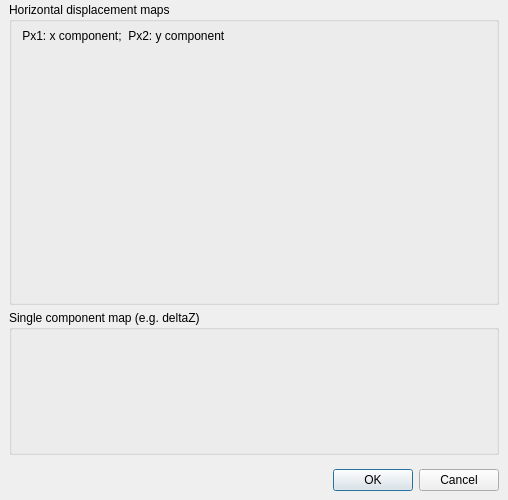
<?xml version="1.0" encoding="UTF-8"?>
<ui version="4.0">
 <class>Dialog_MicMacStepValueAndSpatialResolution</class>
 <widget class="QDialog" name="Dialog_MicMacStepValueAndSpatialResolution">
  <property name="geometry">
   <rect>
    <x>0</x>
    <y>0</y>
    <width>510</width>
    <height>498</height>
   </rect>
  </property>
  <property name="sizePolicy">
   <sizepolicy hsizetype="Fixed" vsizetype="Ignored">
    <horstretch>0</horstretch>
    <verstretch>0</verstretch>
   </sizepolicy>
  </property>
  <property name="minimumSize">
   <size>
    <width>510</width>
    <height>330</height>
   </size>
  </property>
  <property name="maximumSize">
   <size>
    <width>510</width>
    <height>65535</height>
   </size>
  </property>
  <property name="windowTitle">
   <string>Set pixel conversion factors</string>
  </property>
  <property name="modal">
   <bool>true</bool>
  </property>
  <layout class="QVBoxLayout" name="verticalLayout_2">
   <property name="spacing">
    <number>5</number>
   </property>
   <property name="sizeConstraint">
    <enum>QLayout::SetMinAndMaxSize</enum>
   </property>
   <property name="leftMargin">
    <number>9</number>
   </property>
   <property name="topMargin">
    <number>2</number>
   </property>
   <property name="rightMargin">
    <number>9</number>
   </property>
   <property name="bottomMargin">
    <number>0</number>
   </property>
   <item>
    <widget class="QGroupBox" name="groupBox_PX1PX2">
     <property name="sizePolicy">
      <sizepolicy hsizetype="Fixed" vsizetype="Fixed">
       <horstretch>0</horstretch>
       <verstretch>0</verstretch>
      </sizepolicy>
     </property>
     <property name="minimumSize">
      <size>
       <width>490</width>
       <height>303</height>
      </size>
     </property>
     <property name="maximumSize">
      <size>
       <width>16777215</width>
       <height>16777215</height>
      </size>
     </property>
     <property name="title">
      <string>Horizontal displacement maps</string>
     </property>
     <widget class="QWidget" name="verticalLayoutWidget">
      <property name="geometry">
       <rect>
        <x>0</x>
        <y>20</y>
        <width>492</width>
        <height>281</height>
       </rect>
      </property>
      <layout class="QVBoxLayout" name="verticalLayout">
       <property name="spacing">
        <number>0</number>
       </property>
       <property name="sizeConstraint">
        <enum>QLayout::SetNoConstraint</enum>
       </property>
       <item>
        <spacer name="verticalSpacer_beforeLabelAboutPx1Px2">
         <property name="orientation">
          <enum>Qt::Vertical</enum>
         </property>
         <property name="sizeType">
          <enum>QSizePolicy::Fixed</enum>
         </property>
         <property name="sizeHint" stdset="0">
          <size>
           <width>20</width>
           <height>7</height>
          </size>
         </property>
        </spacer>
       </item>
       <item>
        <widget class="QLabel" name="label">
         <property name="sizePolicy">
          <sizepolicy hsizetype="Expanding" vsizetype="Fixed">
           <horstretch>0</horstretch>
           <verstretch>0</verstretch>
          </sizepolicy>
         </property>
         <property name="text">
          <string>    Px1: x component;  Px2: y component</string>
         </property>
        </widget>
       </item>
       <item>
        <spacer name="verticalSpacer_afterLabelAboutPx1Px2">
         <property name="orientation">
          <enum>Qt::Vertical</enum>
         </property>
         <property name="sizeType">
          <enum>QSizePolicy::Fixed</enum>
         </property>
         <property name="sizeHint" stdset="0">
          <size>
           <width>20</width>
           <height>5</height>
          </size>
         </property>
        </spacer>
       </item>
       <item>
        <widget class="Widget_MicMacStepValueAndSpatialResolution" name="widget_PX1" native="true">
         <property name="sizePolicy">
          <sizepolicy hsizetype="Fixed" vsizetype="Ignored">
           <horstretch>0</horstretch>
           <verstretch>0</verstretch>
          </sizepolicy>
         </property>
         <property name="minimumSize">
          <size>
           <width>490</width>
           <height>0</height>
          </size>
         </property>
        </widget>
       </item>
       <item>
        <spacer name="verticalSpacer">
         <property name="orientation">
          <enum>Qt::Vertical</enum>
         </property>
         <property name="sizeType">
          <enum>QSizePolicy::Fixed</enum>
         </property>
         <property name="sizeHint" stdset="0">
          <size>
           <width>20</width>
           <height>5</height>
          </size>
         </property>
        </spacer>
       </item>
       <item>
        <widget class="Widget_MicMacStepValueAndSpatialResolution" name="widget_PX2" native="true">
         <property name="sizePolicy">
          <sizepolicy hsizetype="Fixed" vsizetype="Ignored">
           <horstretch>0</horstretch>
           <verstretch>0</verstretch>
          </sizepolicy>
         </property>
         <property name="minimumSize">
          <size>
           <width>490</width>
           <height>0</height>
          </size>
         </property>
        </widget>
       </item>
      </layout>
     </widget>
    </widget>
   </item>
   <item>
    <widget class="QGroupBox" name="groupBox_DeltaZorOther">
     <property name="sizePolicy">
      <sizepolicy hsizetype="Fixed" vsizetype="Fixed">
       <horstretch>0</horstretch>
       <verstretch>0</verstretch>
      </sizepolicy>
     </property>
     <property name="minimumSize">
      <size>
       <width>490</width>
       <height>145</height>
      </size>
     </property>
     <property name="maximumSize">
      <size>
       <width>16777215</width>
       <height>16777215</height>
      </size>
     </property>
     <property name="title">
      <string>Single component map (e.g. deltaZ)</string>
     </property>
     <widget class="Widget_MicMacStepValueAndSpatialResolution" name="widget_deltaZorOther" native="true">
      <property name="geometry">
       <rect>
        <x>0</x>
        <y>20</y>
        <width>490</width>
        <height>125</height>
       </rect>
      </property>
      <property name="sizePolicy">
       <sizepolicy hsizetype="Fixed" vsizetype="Fixed">
        <horstretch>0</horstretch>
        <verstretch>0</verstretch>
       </sizepolicy>
      </property>
      <property name="minimumSize">
       <size>
        <width>0</width>
        <height>0</height>
       </size>
      </property>
     </widget>
    </widget>
   </item>
   <item>
    <widget class="QDialogButtonBox" name="buttonBox">
     <property name="sizePolicy">
      <sizepolicy hsizetype="Fixed" vsizetype="Fixed">
       <horstretch>0</horstretch>
       <verstretch>0</verstretch>
      </sizepolicy>
     </property>
     <property name="minimumSize">
      <size>
       <width>490</width>
       <height>40</height>
      </size>
     </property>
     <property name="maximumSize">
      <size>
       <width>16777215</width>
       <height>16777215</height>
      </size>
     </property>
     <property name="orientation">
      <enum>Qt::Horizontal</enum>
     </property>
     <property name="standardButtons">
      <set>QDialogButtonBox::Cancel|QDialogButtonBox::Ok</set>
     </property>
     <property name="centerButtons">
      <bool>false</bool>
     </property>
    </widget>
   </item>
  </layout>
 </widget>
 <customwidgets>
  <customwidget>
   <class>Widget_MicMacStepValueAndSpatialResolution</class>
   <extends>QWidget</extends>
   <header>widget_micmacstepvalueandspatialresolution.h</header>
   <container>1</container>
  </customwidget>
 </customwidgets>
 <resources/>
 <connections>
  <connection>
   <sender>buttonBox</sender>
   <signal>accepted()</signal>
   <receiver>Dialog_MicMacStepValueAndSpatialResolution</receiver>
   <slot>accept()</slot>
   <hints>
    <hint type="sourcelabel">
     <x>248</x>
     <y>254</y>
    </hint>
    <hint type="destinationlabel">
     <x>157</x>
     <y>274</y>
    </hint>
   </hints>
  </connection>
  <connection>
   <sender>buttonBox</sender>
   <signal>rejected()</signal>
   <receiver>Dialog_MicMacStepValueAndSpatialResolution</receiver>
   <slot>reject()</slot>
   <hints>
    <hint type="sourcelabel">
     <x>316</x>
     <y>260</y>
    </hint>
    <hint type="destinationlabel">
     <x>286</x>
     <y>274</y>
    </hint>
   </hints>
  </connection>
 </connections>
</ui>
